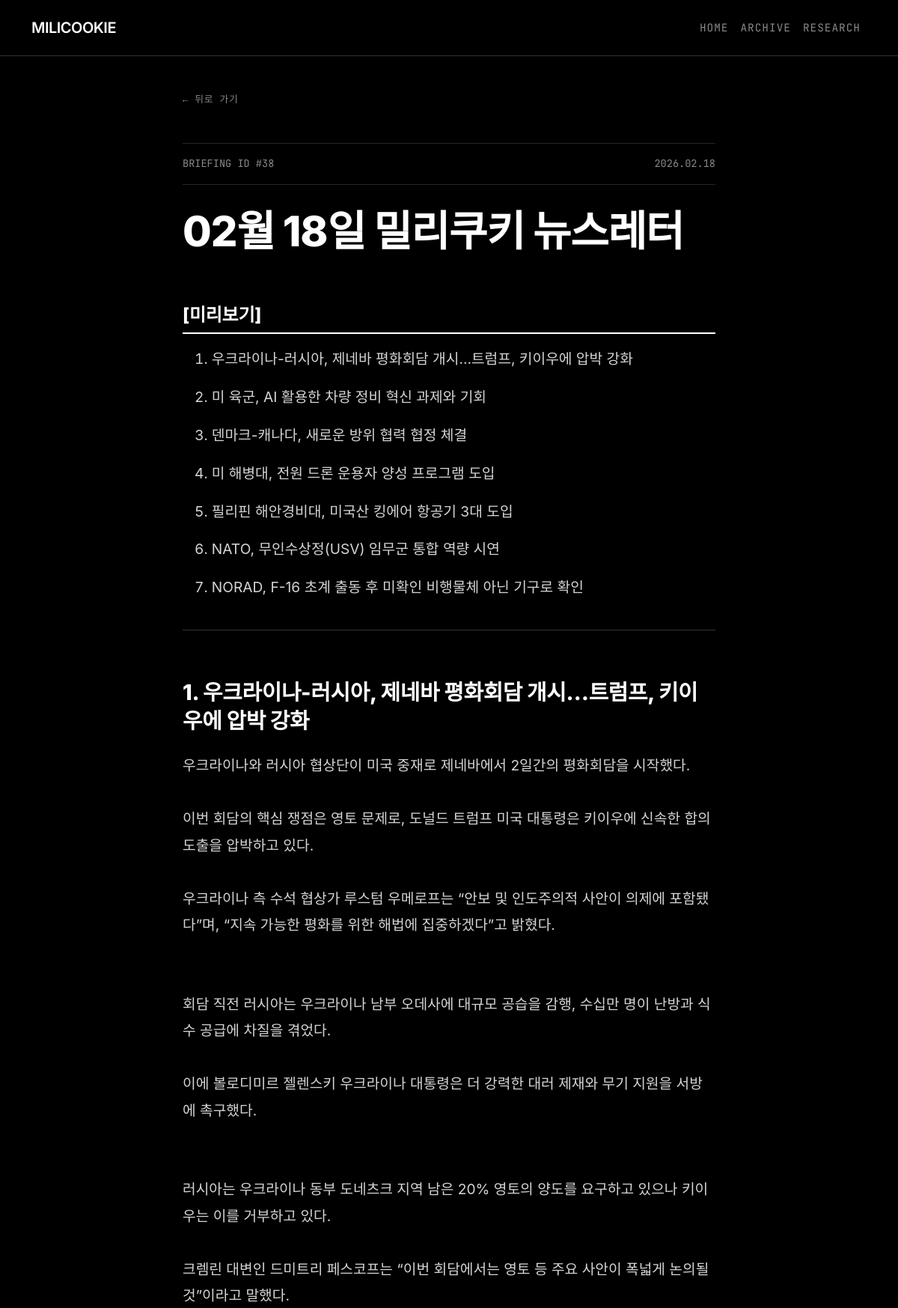
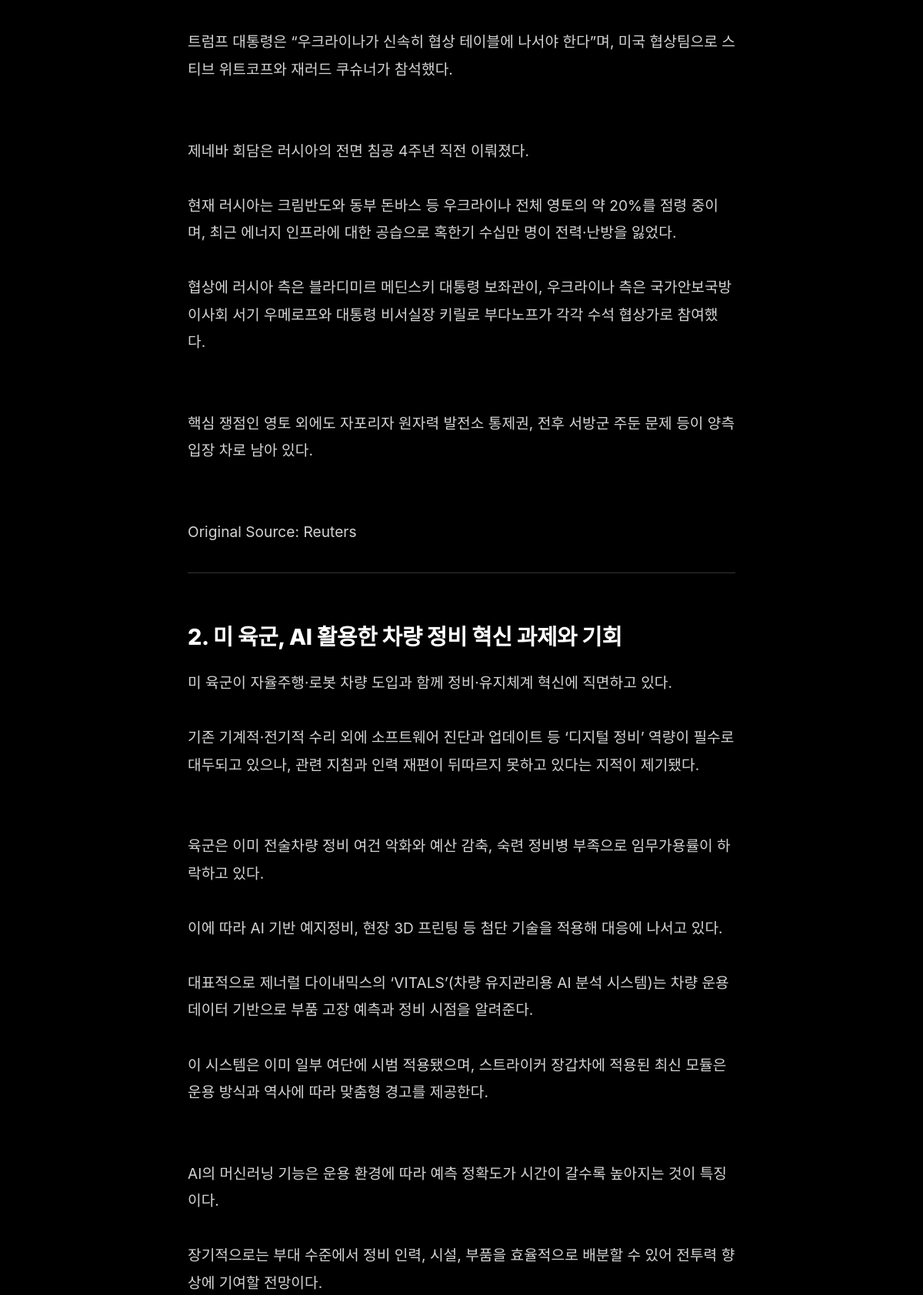
Screenshot of /archive/38/ (upper part) with the database file from the repository (2 pictures, top to bottom).
### newsletters/models.py (models this page shows, shortened)
class Newsletter(models.Model):
    title = models.CharField(max_length=255)
    content = models.TextField(help_text="Full HTML content of the newsletter")
    summary = models.TextField(blank=True, help_text="Short summary for the archive list")
    published_at = models.DateTimeField(auto_now_add=True)
    sent_count = models.IntegerField(default=0, help_text="Number of subscribers this was sent to")
    class Meta:
        ordering = ['-published_at']

### newsletters/views.py (the view)
# urls.py: path('archive/<int:pk>/', NewsletterDetailView.as_view(), name='newsletter_detail'),
class NewsletterDetailView(DetailView):
    model = Newsletter
    template_name = 'newsletter_detail.html'
    context_object_name = 'newsletter'

### templates/newsletter_detail.html (shortened to what this page needs)
{% extends 'base.html' %}
{% block content %}
<div class="container py-5">
    <div class="detail-container">
        <div class="nav-utils">
            <a href="{% url 'archive' %}">뒤로 가기</a>
        </div>
        <header class="article-header">
            <div class="article-meta-top">
                <span>Briefing ID #{{ newsletter.id }}</span>
                <span>{{ newsletter.published_at|date:"Y.m.d" }}</span>
            </div>
            <h1 class="article-title">{{ newsletter.title }}</h1>
        </header>
        <article class="newsletter-content">
            {{ newsletter.content|safe }}
        </article>
    </div>
</div>
{% endblock %}

### templates/base.html (style rules this page uses)
:root { --bg-color: #000000; --surface-color: rgba(17, 17, 17, 0.8); --border-color: #333333; --text-primary: #ffffff; --text-secondary: #888888; --accent-color: #ffffff; }
body { font-family: 'Inter', -apple-system, BlinkMacSystemFont, sans-serif; background-color: var(--bg-color); color: var(--text-primary); line-height: 1.6; -webkit-font-smoothing: antialiased; overflow-x: hidden; }
h1, h2, h3, h4, h5, h6, .navbar-brand { font-family: 'Inter', sans-serif; font-weight: 600; letter-spacing: -0.5px; color: var(--text-primary); }

### templates/newsletter_detail.html (style rules this page uses)
.detail-container { max-width: 760px; margin: 0 auto; padding: 0 1.5rem; }
.nav-utils { margin-bottom: 3rem; font-family: 'JetBrains Mono', monospace; font-size: 0.8rem; letter-spacing: 0.05em; }
.nav-utils a { color: var(--text-secondary); text-decoration: none; transition: color 0.2s; display: inline-flex; align-items: center; }
.nav-utils a::before { content: '←'; margin-right: 8px; }
.article-header { margin-bottom: 4rem; text-align: left; }
.article-meta-top { border-top: 1px solid rgba(255,255,255,0.15); border-bottom: 1px solid rgba(255,255,255,0.15); padding: 1rem 0; margin-bottom: 2rem; display: flex; justify-content: space-between; align-items: center; color: var(--text-secondary); font-family: 'JetBrains Mono', monospace; font-size: 0.85rem; text-transform: uppercase; }
.article-title { font-size: clamp(2.5rem, 5vw, 3.5rem); font-weight: 800; line-height: 1.1; letter-spacing: -0.02em; color: #fff; margin-bottom: 0; }
.newsletter-content { font-size: 1.2rem; color: #d4d4d4; line-height: 1.85; font-family: -apple-system, BlinkMacSystemFont, "Pretendard", "Segoe UI", Roboto, "Helvetica Neue", Arial, sans-serif; }
.newsletter-content h1, .newsletter-content h2 { color: #fff; font-weight: 800; font-size: 1.8rem; margin-top: 4rem; margin-bottom: 1.5rem; line-height: 1.3; letter-spacing: -0.01em; }
.newsletter-content h1[style*="color: #1a1a1a"] { color: #ffffff !important; border-bottom-color: #ffffff !important; }
.newsletter-content p { margin-bottom: 1.8em; }
.newsletter-content ul, .newsletter-content ol { margin-bottom: 2em; padding-left: 0; list-style-position: inside; }
.newsletter-content li { margin-bottom: 0.8em; padding-left: 1rem; position: relative; }

### rows the page displays
Newsletter: id "38", published_at "2026.02.18", title "02월 18일 밀리쿠키 뉴스레터", content "[미리보기] 우크라이나-러시아, 제네바 평화회담 개시…트럼프, 키이우에 압박 강화 미 육군, AI 활용한 차량 정비 혁신 과제와 기회 덴마크-캐나다, 새로운 방위 협력 협정 체결 미 해병대, 전원 드론 운용자 양성 프로그램 도입 필리핀 해안경비대, 미국산 킹에어 항공기 3대 도입 NATO, 무인수상정(USV) 임무군 통합 역량 시연 NORAD, F-16 초계 출동 후 미확인 비행물체 아닌 기구로 확인 1. 우크라이나-러시아, 제네바 평화회담 개시…트럼프, 키이우에 압박 강화 우크라이나와 러시아 협상단이 미국 중재로 제네바에서 2일간의 평화회담을 시작했다. 이번 회담의 핵심 쟁점은 영토 문제로, 도널드 트럼프 미국 대통령은 키이우에 신속한 합의 도출을 압박하고 있다. 우크라이나 측 수석 협상가 루스텀 우메로프는 “안보 및 인도주의적 사안이 의제에 포함됐다”며, “지속 가능한 평화를 위한 해법에 집중하겠다”고 밝혔다. 회담 직전 러시아는 우크라이나 남부 오데사에 대규모 공습을 감행, 수십만 명이 난방과 식수 공급에 차질을 겪었다. 이에 볼로디미르 젤렌스키 우크라이나 대통령은 더 강력한 대러 제재와 무기 지원을 서방에 촉구했다. 러시아는 우크라이나 동부 도네츠크 지역 남은 20% 영토의 양도를 요구하고 있으나 키이우는 이를 거부하고 있다. 크렘린 대변인 드미트리 페스코프는 “이번 회담에서는 영토 등 주요 사안이 폭넓게 논의될 것”이라고…"
